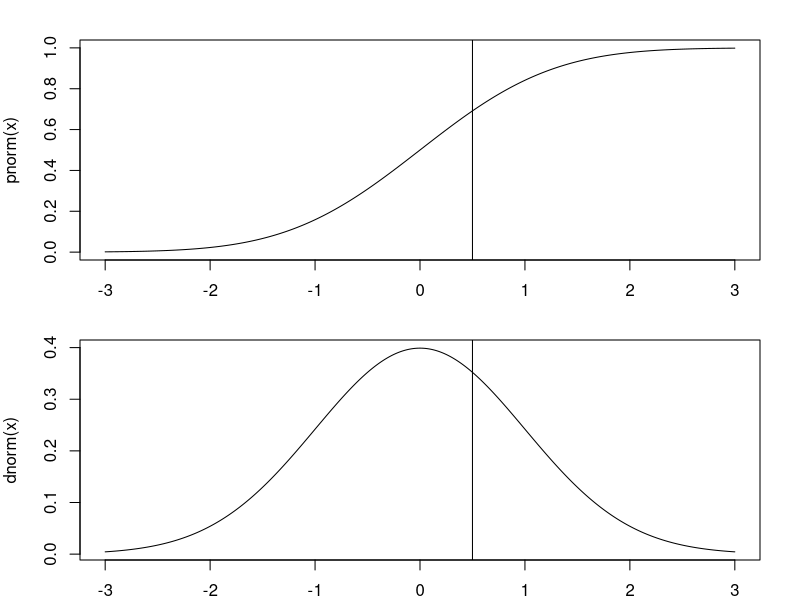
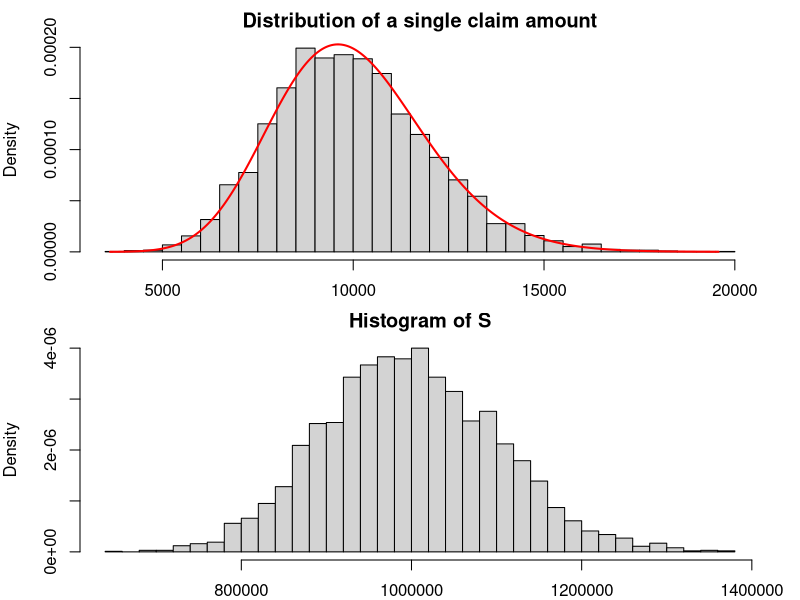
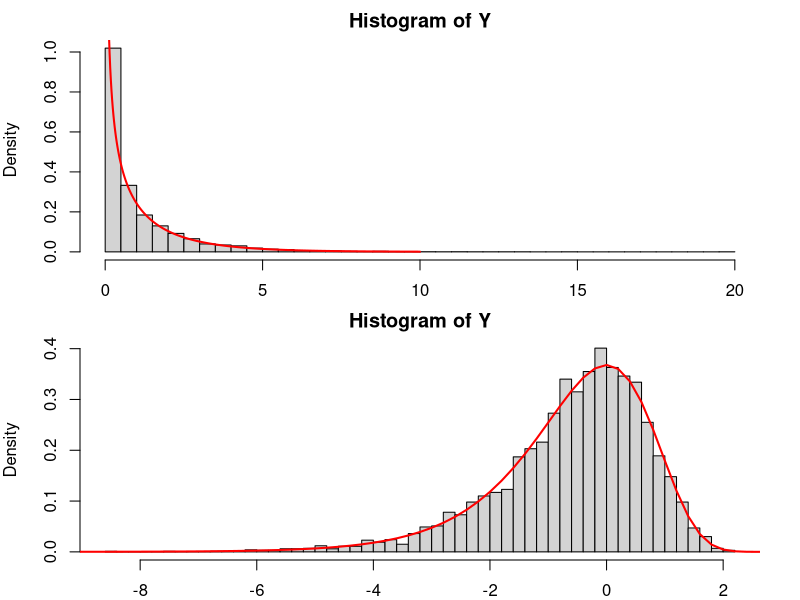
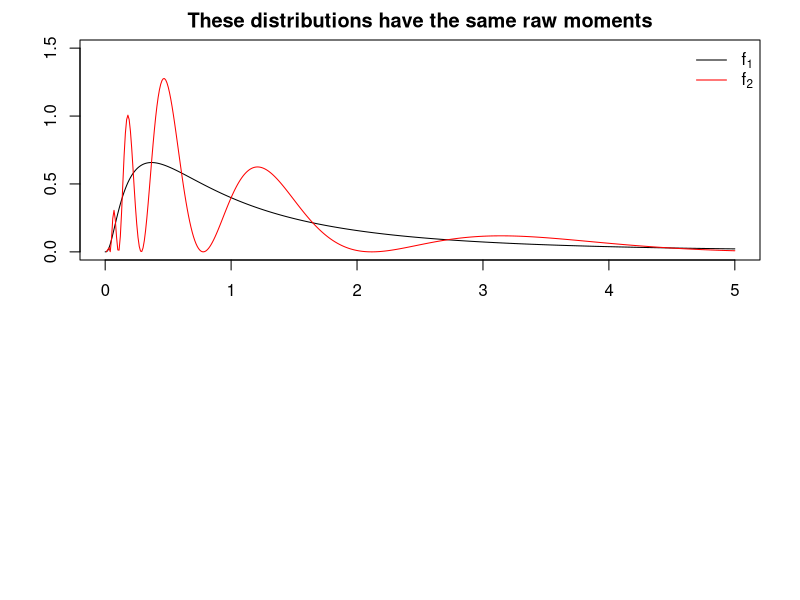
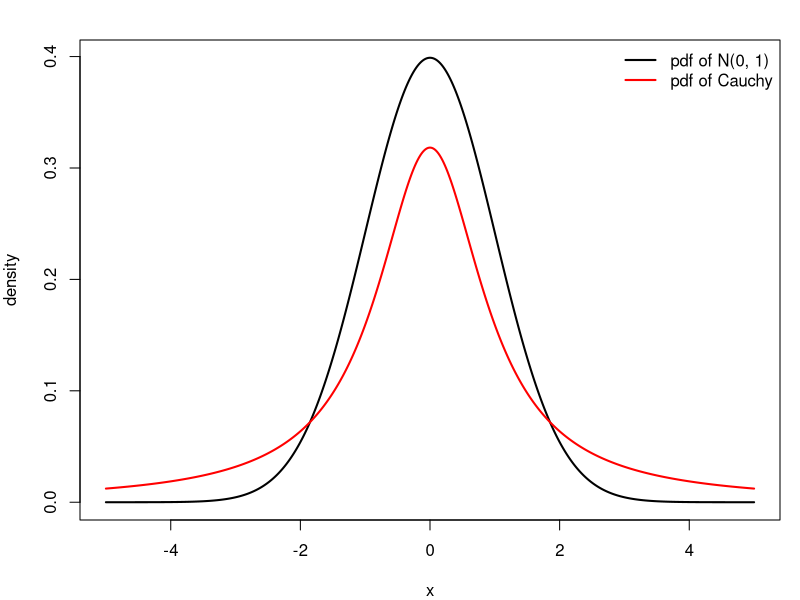
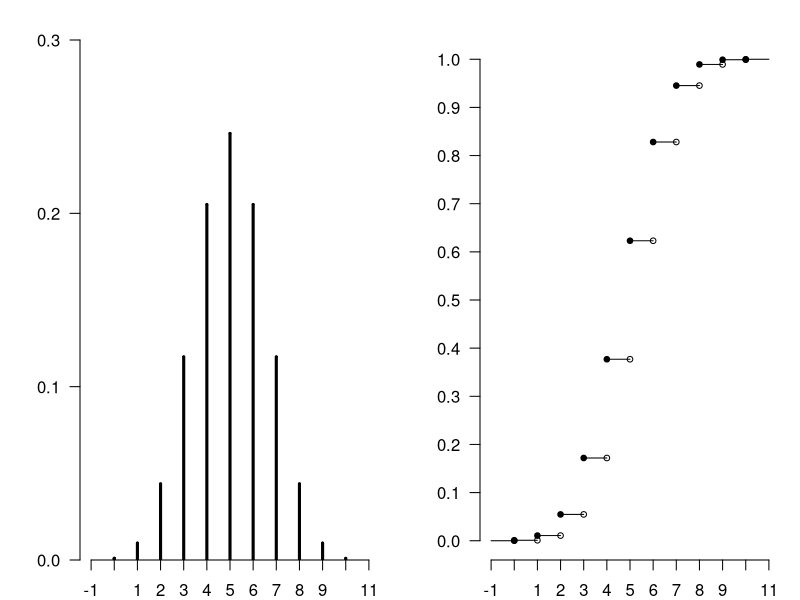
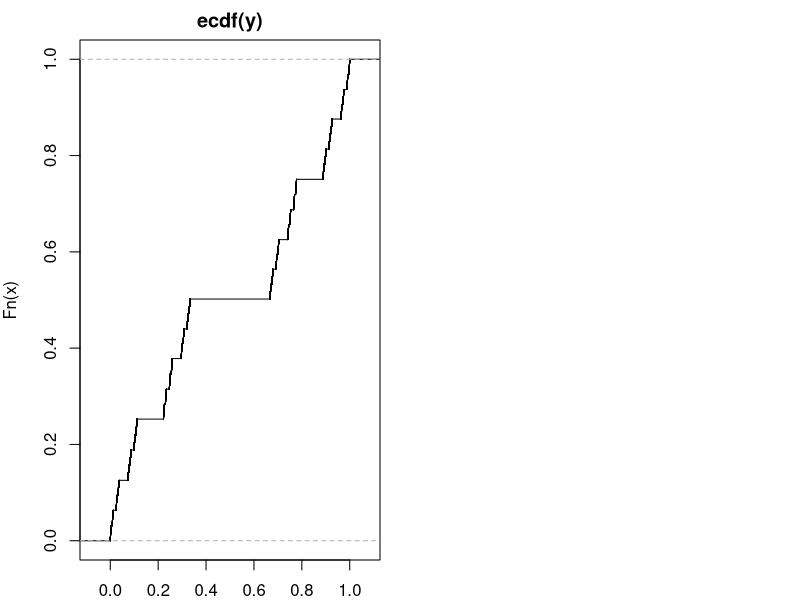
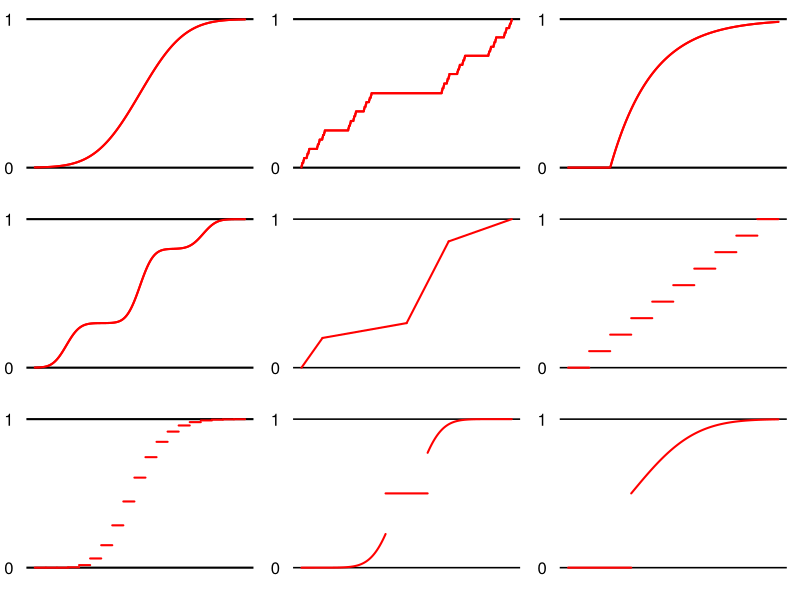

Write R code to recreate these figures, in order.
# ==============================================================================
# CDF vs PDF
# ==============================================================================

par(mfrow = c(2, 1), mar = c(2, 4, 2, 2))

xstar = 0.5

curve(pnorm(x), from = -3, to = 3, n = 500)
abline(v = xstar)
abline()
curve(dnorm(x), from = -3, to = 3, n = 500)
abline(v = xstar)

# ==============================================================================
# plot a gamma
# ==============================================================================

n <- 5000
alpha = 25
beta = 0.0025
X <- rgamma(n, shape = alpha, rate = beta)
hist(X, breaks = "Scott", freq = FALSE,
     main = "Distribution of a single claim amount")
curve(dgamma(x, shape = alpha, rate = beta),
      from = min(X),
      to = max(X),
      lwd = 2,
      col = "red", 
      n = 500,
      add = TRUE)

mean(X)
sd(X)

1 - pgamma(15000, shape = alpha, rate = beta)
mean(X > 150000)

# ==============================================================================
# chi-squared
# ==============================================================================

simulate_total_claim <- function(){
  N = rpois(1, lambda = 100)
  X = rgamma(N, shape = 25, rate = 0.0025)
  S = sum(X)
  return(S)
}

S = replicate(5000, simulate_total_claim())
hist(S, freq = FALSE, breaks = "Scott")

mean(S > 130000)
mean(S > 1300000)

mean(S)
var(S)

# ==============================================================================
# chi-squared
# ==============================================================================

n <- 5000
Z <- rnorm(n)
Y <- Z^2
hist(Y, breaks = "Scott", freq = FALSE)
curve(dgamma(x, shape = 1/2, rate = 1/2),
      from = 0,
      to = 10,
      lwd = 2,
      col = "red", 
      n = 500,
      add = TRUE)

# ==============================================================================
# transformation practice
# ==============================================================================

X = rgamma(5000, 1, 1)
Y = log(X)
hist(Y, breaks = "Scott", freq = FALSE)
curve(exp(x - exp(x)),
      from = -15,
      to = 5,
      lwd = 2,
      col = "red",
      add = TRUE)

# ==============================================================================
# different distributions, same raw moments.
# ==============================================================================

x = seq(0, 5, length.out = 500)
f1 = dlnorm(x, meanlog = 0, sdlog = 1)
f2 = f1 * (1 + sin(2*pi*log(x)))
plot(x, f1, type = "l", ylim = c(0, 1.5),
     main = "These distributions have the same raw moments",
     ylab = "")
lines(x, f2, col = "red")
legend("topright",
       c(expression(f[1]), expression(f[2])),
       lty = c(1, 1), 
       col = c("black", "red"),
       bty = "n")

# ==============================================================================
# N(0, 1) versus Cauchy
# ==============================================================================

par(mfrow = c(1, 1), mar = c(4, 4, 2, 1))

curve(dnorm(x), from = -5, to = 5, lwd = 2, ylab = "density", n = 500)
curve(dt(x, df = 1), from = -5, to = 5, add = TRUE, col = "red", lwd = 2, n = 500)
legend("topright", c("pdf of N(0, 1)", "pdf of Cauchy"), 
       lty = 1, lwd = 2, col = c("black", "red"), bty = "n")

# ==============================================================================
# plot discrete pmf and cdf side-by-side
# ==============================================================================

discrete_pmf <- function(x, p, ylim, xlim = c(min(x) - 1, max(x) + 1), label = ""){
  plot(x, p,
       pch = 19,
       cex = 0.25,
       xlab = "",
       ylab = "",
       main = "",
       ylim = ylim,
       yaxs = "i",
       yaxt = "n",
       xlim = xlim,
       xaxt = "n",
       bty = "n"
  )
  segments(x,
           rep(0, length(x) + 1),
           x1 = x,
           y1 = p,
           lwd = 3
  )
  axis(1, at = floor(xlim[1]):ceiling(xlim[2]), cex.axis = 1)
  axis(2, at = seq(0, 1, length.out = 11), las = 1, cex.axis = 1)
  legend("topright", label, bty = "n", cex = 3)
}

discrete_cdf <- function(x, p, xlim = c(min(x) - 1, max(x) + 1), label = ""){
  closeddot = cumsum(p)
  opencircle = c(0, closeddot[1:length(x)-1])
  plot(x, closeddot, pch = 19, cex = 0.75,
       ylim = c(0, 1),
       ylab = "", main = "", xlab = "",
       yaxt = "n",
       xlim = xlim,
       xaxt = "n",
       #yaxs = "i", 
       bty = "n")
  points(x, opencircle, cex = 0.75)
  segments(c(xlim[1], x), c(0, closeddot), c(x, xlim[2]), c(0, closeddot), lwd = 1)
  axis(1, at = floor(xlim[1]):ceiling(xlim[2]), cex.axis = 1)
  axis(2, at = seq(0, 1, length.out = 11), las = 1, cex.axis = 1)
  legend("bottomright", label, bty = "n", cex = 3)
}

x <- 0:10
p <- dbinom(x, max(x), prob = 0.5)

par(mfrow = c(1, 2), mar = c(2, 4, 2, 1))

discrete_pmf(x, p, c(0, 0.3))
discrete_cdf(x, p)

# ==============================================================================
# plot the Cantor distribution
# https://stats.stackexchange.com/questions/229556/how-to-sample-from-cantor-distribution
# ==============================================================================

binary.to.ternary <- function(x) {
  y <- 0
  x <- round(2^52 * x)
  for (i in 1:52) {
    y <- y + 2*(x %% 2)
    y <- y/3
    x <- floor(x/2)
  }
  y
}

n <- 50000
x <- runif(n)
y <- binary.to.ternary(x)
plot(ecdf(y), pch = ".")

# ==============================================================================
# plot 3 x 3 CDFs
# ==============================================================================

cartoon_continuous_cdf <- function(x, p, lwd = 2){
  plot(x, p, 
       type = "l",
       xaxt = "n", 
       yaxt = "n", 
       bty = "n", 
       col = "red", 
       ylim = c(0, 1),
       lwd = lwd)
  abline(h = c(0, 1), lwd = lwd)
  mtext(c("0", "1"), side = 2, at = c(0, 1), las = 1, line = 1)
  lines(x, p, col = "red", lwd = lwd)
}

cartoon_discrete_cdf <- function(x, p, xlim = c(min(x) - 1, max(x) + 1), lwd = 2, label = ""){
  closeddot = cumsum(p)
  opencircle = c(0, closeddot[1:length(x)-1])
  plot(x, closeddot, pch = 19, cex = 0.75,
       ylim = c(0, 1),
       ylab = "", main = "", xlab = "",
       yaxt = "n",
       xlim = xlim,
       xaxt = "n",
       col = "white",
       #yaxs = "i", 
       bty = "n")
  #points(x, opencircle, cex = 0.75)
  abline(h = c(0, 1), lwd = lwd)
  mtext(c("0", "1"), side = 2, at = c(0, 1), las = 1, line = 1)
  segments(c(xlim[1], x), c(0, closeddot), c(x, xlim[2]), c(0, closeddot), 
           lwd = lwd, col = "red")
  #axis(1, at = floor(xlim[1]):ceiling(xlim[2]), cex.axis = 1)
  #axis(2, at = seq(0, 1, length.out = 11), las = 1, cex.axis = 1)
  #legend("bottomright", label, bty = "n", cex = 3)
}

par(mfrow = c(3, 3), mar = c(2, 2, 1, 1))

cdf_lwd = 2

# GAUSSIAN

x = seq(-3, 3, length.out = 2500)
y = pnorm(x)
cartoon_continuous_cdf(x, y)

# CANTOR

binary.to.ternary <- function(x) {
  y <- 0
  x <- round(2^52 * x)
  for (i in 1:52) {
    y <- y + 2*(x %% 2)
    y <- y/3
    x <- floor(x/2)
  }
  y
}

n <- 50000
x <- runif(n)
y <- binary.to.ternary(x)
p <- ecdf(y)
cartoon_continuous_cdf(sort(x), p(sort(x)))

# GAMMA

x = seq(-1, 4, length.out = 2500)
y = pgamma(x, shape = 1, rate = 1)
cartoon_continuous_cdf(x, y)

# GAUSSIAN MIXTURE

x = seq(-10, 10, length.out = 2500)
y = 0.2 * pnorm(x, mean = 6) + 0.5 * pnorm(x) + 0.3 * pnorm(x, mean = -7)
cartoon_continuous_cdf(x, y)


# piecewise linear

plot(0, xlim = c(-5, 5), ylim = c(0, 1),
     xaxt = "n", yaxt = "n", bty = "n", col = "white")
abline(h = c(0, 1), lwd = 1.5)
mtext(c("0", "1"), side = 2, at = c(0, 1), las = 1, line = 1)
segments(c(-5, -4, 0, 2), 
         c(0, 0.2, 0.3, 0.85), 
         c(-4, 0, 2, 5), 
         c(0.2, 0.3, 0.85, 1), 
         col = "red", lwd = cdf_lwd)


# binom

plot(0, xlim = c(-5, 5), ylim = c(0, 1),
     xaxt = "n", yaxt = "n", bty = "n", col = "white")
abline(h = c(0, 1), lwd = 1.5)
mtext(c("0", "1"), side = 2, at = c(0, 1), las = 1, line = 1)
segments(-5:4, seq(0, 1, length.out = 10), -4:5, seq(0, 1, length.out = 10), col = "red", lwd = cdf_lwd)

# poisson

x = -2:15
p = dpois(x, 6)
cartoon_discrete_cdf(x, p)

# mixed

plot(0, xlim = c(-5, 5), ylim = c(0, 1),
     xaxt = "n", yaxt = "n", bty = "n", col = "white")
abline(h = c(0, 1), lwd = 1.5)
mtext(c("0", "1"), side = 2, at = c(0, 1), las = 1, line = 1)
segments(-1, 0.5, 1, 0.5, col = "red", lwd = cdf_lwd)
lines(seq(-5, -1, length.out = 500), 
      pnorm(seq(-6, -1.75, length.out = 500), mean = -1), col = "red", lwd = cdf_lwd)
lines(seq(1, 5, length.out = 500), 
      pnorm(seq(1.75, 6, length.out = 500), mean = 1), 
      col = "red", lwd = cdf_lwd)


# mixed

plot(0, xlim = c(-5, 5), ylim = c(0, 1),
     xaxt = "n", yaxt = "n", bty = "n", col = "white")
abline(h = c(0, 1), lwd = 1.5)
mtext(c("0", "1"), side = 2, at = c(0, 1), las = 1, line = 1)
segments(-5, 0, -2, 0, col = "red", lwd = cdf_lwd)
lines(seq(-2, 5, length.out = 1000), 
      pnorm(seq(0, 3, length.out = 1000)), 
      col = "red", lwd = cdf_lwd)
